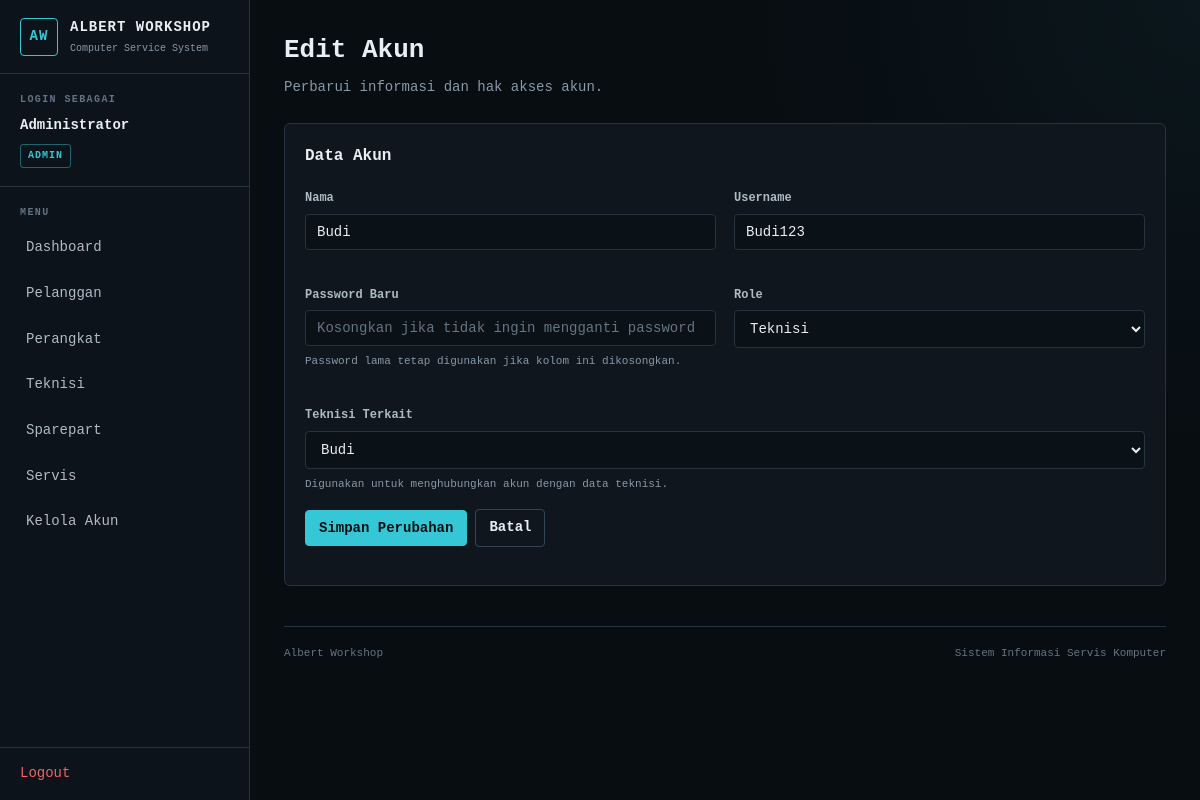
/akun/edit.php?id=2 (signed in), run on the app's committed database.
### tables this page shows
CREATE TABLE `users` (
  `id_user` int NOT NULL,
  `id_teknisi` int DEFAULT NULL,
  `username` varchar(50) NOT NULL,
  `password` varchar(255) NOT NULL,
  `role` enum('admin','teknisi') NOT NULL,
  `nama` varchar(100) NOT NULL
);

CREATE TABLE `teknisi` (
  `id_teknisi` int NOT NULL,
  `nama_teknisi` varchar(100) NOT NULL,
  `no_hp` varchar(20) NOT NULL,
  `keahlian` varchar(100) NOT NULL
);

### akun/edit.php (the view, shortened to what this page needs)
<?php
require '../config/koneksi.php';
$id_user =
    (int) ($_GET["id"] ?? 0);
$stmt = mysqli_prepare(
    $koneksi,
    "SELECT *
     FROM users
     WHERE id_user = ?
     LIMIT 1"
);
mysqli_stmt_bind_param(
    $stmt,
    "i",
    $id_user
);
mysqli_stmt_execute($stmt);
$result =
    mysqli_stmt_get_result($stmt);
$data =
    mysqli_fetch_assoc($result);
$current_teknisi =
    (int) ($data["id_teknisi"] ?? 0);
$query_teknisi = mysqli_query(
    $koneksi,
    "SELECT
        teknisi.id_teknisi,
        teknisi.nama_teknisi
     FROM teknisi
     LEFT JOIN users
        ON teknisi.id_teknisi =
           users.id_teknisi
        AND users.id_user != "
        . (int) $id_user .
    "
     WHERE users.id_user IS NULL
     ORDER BY teknisi.nama_teknisi ASC"
);
require '../template/header.php';
require '../template/sidebar.php';
?>
<div class="page-header">
    <div>
        <h1>Edit Akun</h1>
        <p class="page-description">
            Perbarui informasi dan hak akses akun.
        </p>
    </div>
</div>
<section class="panel">
    <h2 class="panel-title">
        Data Akun
    </h2>
    <form
        action="proses.php"
        method="POST"
    >
        <div class="form-grid">
            <div class="form-group">
                <label>
                    Nama
                </label>
                <input
                    type="text"
                    name="nama"
                    value="<?= htmlspecialchars(
                        $data["nama"]
                    ); ?>"
                    required
                >
            </div>
            <div class="form-group">
                <label>
                    Username
                </label>
                <input
                    type="text"
                    name="username"
                    value="<?= htmlspecialchars(
                        $data["username"]
                    ); ?>"
                    required
                >
            </div>
            <div class="form-group">
                <label>
                    Password Baru
                </label>
                <input
                    type="password"
                    name="password"
                    placeholder="Kosongkan jika tidak ingin mengganti password"
                    autocomplete="new-password"
                >
                <small class="form-hint">
                    Password lama tetap digunakan jika
                    kolom ini dikosongkan.
                </small>
            </div>
            <div class="form-group">
                <label>
                    Role
                </label>
                <select
                    name="role"
                    id="role"
                    required
                >
                    <option
                        value="teknisi"
                        <?= $data["role"] === "teknisi"
                            ? "selected"
                            : ""; ?>
                    >
                        Teknisi
                    </option>
                </select>
            </div>
            <div
                class="form-group full"
                id="teknisiGroup"
            >
                <label>
                    Teknisi Terkait
                </label>
                <select
                    name="id_teknisi"
                    id="idTeknisi"
                >
                    <?php while (
                        $teknisi =
                        mysqli_fetch_assoc($query_teknisi)
                    ): ?>
                        <option
                            value="<?= $teknisi["id_teknisi"]; ?>"
                            <?= (int) $teknisi["id_teknisi"] ===
                                $current_teknisi
                                ? "selected"
                                : ""; ?>
                        >
                            <?= htmlspecialchars(
                                $teknisi["nama_teknisi"]
                            ); ?>
                        </option>
                    <?php endwhile; ?>
                </select>
                <small class="form-hint">
                    Digunakan untuk menghubungkan akun
                    dengan data teknisi.
                </small>
            </div>
        </div>
        <div class="toolbar">
            <button
                type="submit"
                class="btn"
            >
                Simpan Perubahan
            </button>
            <a
                href="index.php"
                class="btn btn-secondary"
            >
                Batal
            </a>
        </div>
    </form>
</section>
<?php
require '../template/footer.php';
?>

### assets/css/style.css (style rules this page uses)
:root { --bg: #080d12; --surface: #0f161d; --surface-2: #151e27; --border: #263442; --border-light: #344555; --text: #e8eef4; --muted: #8999a8; --accent: #36c7d7; --accent-hover: #60d6e2; --success: #45d69a; --warning: #e8b84a; --danger: #ef6464; --sidebar-width: 250px; --radius: 6px; --font-main: "0xProto Nerd Font", monospace; }
* { box-sizing: border-box; }
html { color-scheme: dark; }
html, body { width: 100%; min-height: 100%; }
body { margin: 0; background: radial-gradient( circle at top right, rgba(54, 199, 215, 0.05), transparent 28rem ), var(--bg); color: var(--text); font-family: var(--font-main); font-size: 14px; line-height: 1.55; overflow-x: hidden; }
button, input, select, textarea, option { font-family: var(--font-main); }
a { color: var(--accent); text-decoration: none; }
h1, h2, h3 { margin-top: 0; color: var(--text); font-family: var(--font-main); font-weight: 700; }
h1 { font-size: 26px; }
h2 { font-size: 20px; }
p { line-height: 1.65; }
.main-content > * { max-width: 100%; }
.page-header { display: flex; align-items: flex-start; justify-content: space-between; gap: 20px; width: 100%; margin: 0 0 24px; }
.page-header h1 { margin: 0 0 6px; }
.page-description { margin: 0; color: var(--muted); }
.panel { width: 100%; margin: 0 0 22px; padding: 20px; background: var(--surface); border: 1px solid var(--border); border-radius: var(--radius); }
.panel-title { margin-bottom: 18px; font-size: 16px; }
.toolbar { display: flex; flex-wrap: wrap; align-items: center; gap: 8px; margin: 0 0 18px; }
button, .btn { display: inline-flex; align-items: center; justify-content: center; min-height: 36px; padding: 7px 13px; background: var(--accent); border: 1px solid var(--accent); border-radius: 4px; color: #041013; font-family: var(--font-main); font-size: 14px; font-weight: 700; cursor: pointer; transition: background 0.15s ease, border-color 0.15s ease, color 0.15s ease; }
.btn-secondary { background: transparent; border-color: var(--border-light); color: var(--text); }
.form-grid { display: grid; grid-template-columns: repeat(2, minmax(0, 1fr)); gap: 18px; }
.form-group { margin-bottom: 16px; }
.form-group.full { grid-column: 1 / -1; }
label { display: inline-block; margin-bottom: 6px; color: #aebbc6; font-size: 12px; font-weight: 700; }
input, select, textarea { width: 100%; padding: 9px 11px; background: #0a1117; border: 1px solid var(--border); border-radius: 4px; color: var(--text); font-family: var(--font-main); font-size: 14px; outline: none; transition: border-color 0.15s ease, box-shadow 0.15s ease; }
input::placeholder, textarea::placeholder { color: #657584; font-family: var(--font-main); }
.form-hint { display: block; margin-top: 7px; color: var(--muted); font-size: 11px; }

### data on the page
users: nama "Budi", username "Budi123", role "Teknisi", id_teknisi "Budi"

### other printed values
$nama "Administrator"
$role "ADMIN"
